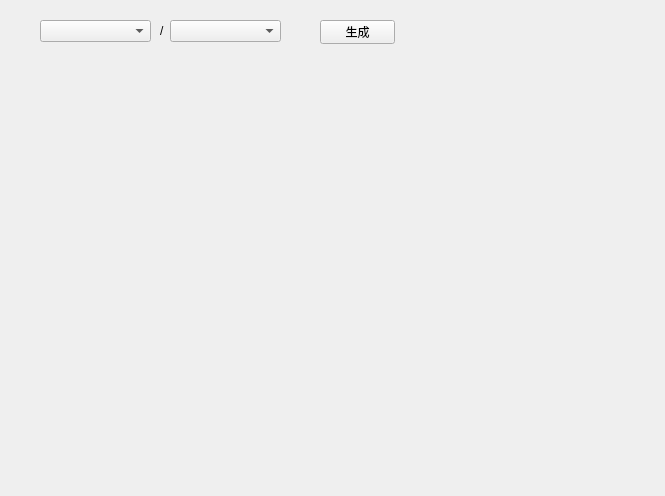
<?xml version="1.0" encoding="UTF-8"?>
<ui version="4.0">
 <class>ratioDisplayWidget</class>
 <widget class="QWidget" name="ratioDisplayWidget">
  <property name="geometry">
   <rect>
    <x>0</x>
    <y>0</y>
    <width>665</width>
    <height>496</height>
   </rect>
  </property>
  <property name="windowTitle">
   <string>Form</string>
  </property>
  <widget class="QLabel" name="label">
   <property name="geometry">
    <rect>
     <x>160</x>
     <y>20</y>
     <width>16</width>
     <height>21</height>
    </rect>
   </property>
   <property name="text">
    <string>/</string>
   </property>
  </widget>
  <widget class="QComboBox" name="numeratorComboBox">
   <property name="geometry">
    <rect>
     <x>40</x>
     <y>20</y>
     <width>111</width>
     <height>22</height>
    </rect>
   </property>
  </widget>
  <widget class="QComboBox" name="denominatorComboBox">
   <property name="geometry">
    <rect>
     <x>170</x>
     <y>20</y>
     <width>111</width>
     <height>22</height>
    </rect>
   </property>
  </widget>
  <widget class="QPushButton" name="showRatioButton">
   <property name="geometry">
    <rect>
     <x>320</x>
     <y>20</y>
     <width>75</width>
     <height>24</height>
    </rect>
   </property>
   <property name="text">
    <string>生成</string>
   </property>
  </widget>
 </widget>
 <resources/>
 <connections/>
</ui>
